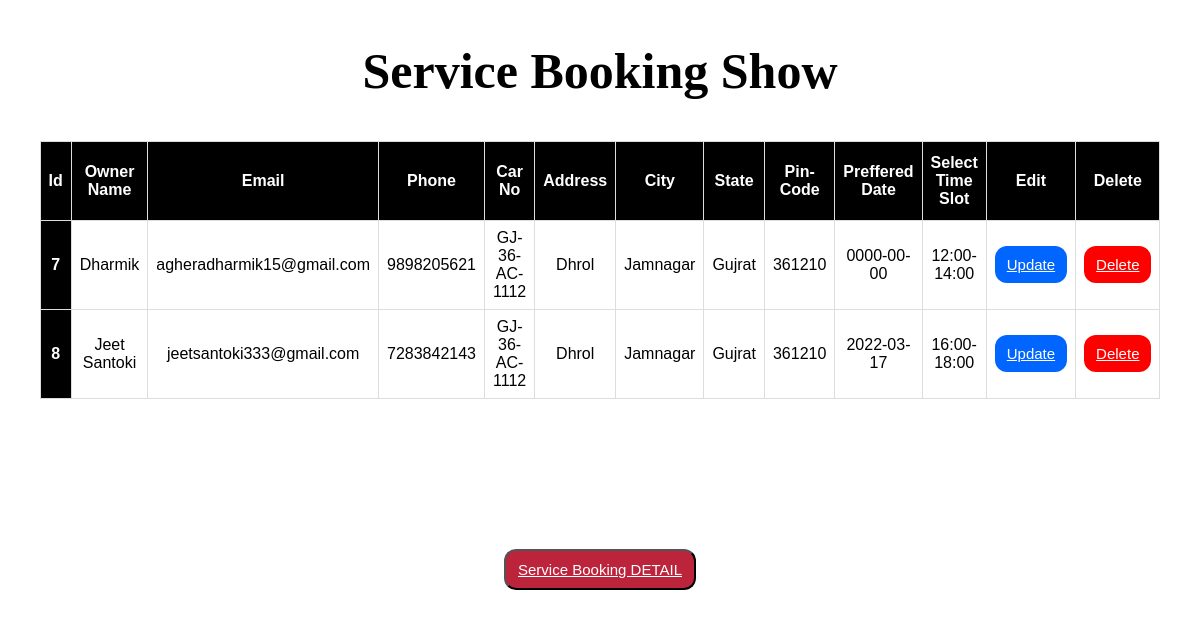
Page /Admin/Service_Booking_show.php on the committed database.
### tables this page shows
CREATE TABLE `service` (
  `id` int(11) NOT NULL,
  `name` varchar(100) NOT NULL,
  `email` varchar(100) NOT NULL,
  `phone` varchar(100) NOT NULL,
  `carno` varchar(100) NOT NULL,
  `address` varchar(200) NOT NULL,
  `city` varchar(100) NOT NULL,
  `state` varchar(100) NOT NULL,
  `pincode` varchar(100) NOT NULL,
  `date` date NOT NULL,
  `time` varchar(100) NOT NULL
);

### Admin/Service_Booking_show.php (the view, shortened to what this page needs)
<!DOCTYPE html>
<html>
<head>
</head>
<body>
 <h2 class="text-center pt-5">Service Booking Show</h2>
 <table class="center" style="width: 1000px" border="1px solid black">
  <thead>
    <tr>
      <th scope="col">Id</th>
      <th scope="col">Owner Name</th>
      <th scope="col">Email </th>
      <th scope="col">Phone</th>
      <th scope="col">Car No</th>
      <th scope="col">Address</th>
      <th scope="col">City </th>
      <th scope="col">State </th>
      <th scope="col">Pin-Code</th>
      <th scope="col">Preffered Date</th>
      <th scope="col">Select Time Slot </th>
      <th scope="col">Edit</th>
      <th scope="col">Delete</th>
    </tr>
  </thead>
  <tbody>
    <?php
    include("connect.php");
    $temp=mysqli_query($con,"SELECT * FROM `service`");
    while($data=mysqli_fetch_array($temp))
    {
      ?>
      <tr>
        <th scope="col"><?php echo $data['id']; ?></th>
       <td scope="col"><?php echo $data['name']; ?></td>
       <td scope="col"><?php echo $data['email']; ?></td>
       <td scope="col"><?php echo $data['phone']; ?></td>
       <td scope="col"><?php echo $data['carno']; ?></td>
       <td scope="col"><?php echo $data['address']; ?></td>
       <td scope="col"><?php echo $data['city']; ?></td>
       <td scope="col"><?php echo $data['state']; ?></td>
       <td scope="col"><?php echo $data['pincode']; ?></td>
       <td scope="col"><?php echo $data['date']; ?></td>
       <td scope="col"><?php echo $data['time']; ?></td>
       <td><a href="Service_Booking_update.php?id=<?php echo $data['id']; ?>"
        class="button">Update</a></td>
        <td><a href="Service_Booking_delete.php?uidi=<?php echo $data['id']; ?>"
          class="button1">Delete</a></td>
        </tr>
      </tbody>
      <?php
    }
    ?>
  </table>
  <button class="ab"><a href="Service_Booking_insert.php" class="abc">Service Booking DETAIL</a></button>
 <br> <br>
</body>
</html>

### Admin/Service_Booking_show.php (style rules this page uses)
body { text-align: center; }
table { font-family: Arial, Helvetica, sans-serif; border-collapse: collapse; width: 100%; }
h2 { font-size: 50px; }
td, th { border: 1px solid #ddd; padding: 8px; text-align: center; }
th { padding-top: 12px; padding-bottom: 12px; text-align: center; background-color: #000; color: white; }
.center { margin-left: auto; margin-right: auto; }
.button { padding: 10px 12px; font-size: 15px; text-align: center; cursor: pointer; outline: none; color: #fff; background-color: #0066ff; border: none; border-radius: 12px; }
.button1 { padding: 10px 12px; font-size: 15px; text-align: center; cursor: pointer; outline: none; color: #fff; background-color: #ff0000; border: none; border-radius: 12px; }
button.ab { margin-top: 150px; padding: 10px 12px; font-size: 15px; text-align: center; cursor: pointer; background-color:#BC243C ; border-radius: 12px; }
.abc { color:white; }

### rows in the picture
service: id "7", name "Dharmik", email "agheradharmik15@gmail.com", phone "9898205621", carno "GJ-36-AC-1112", address "Dhrol", city "Jamnagar", state "Gujrat", pincode "361210", date "0000-00-00", time "12:00-14:00"
service: id "8", name "Jeet Santoki", email "jeetsantoki333@gmail.com", phone "7283842143", carno "GJ-36-AC-1112", address "Dhrol", city "Jamnagar", state "Gujrat", pincode "361210", date "2022-03-17", time "16:00-18:00"
